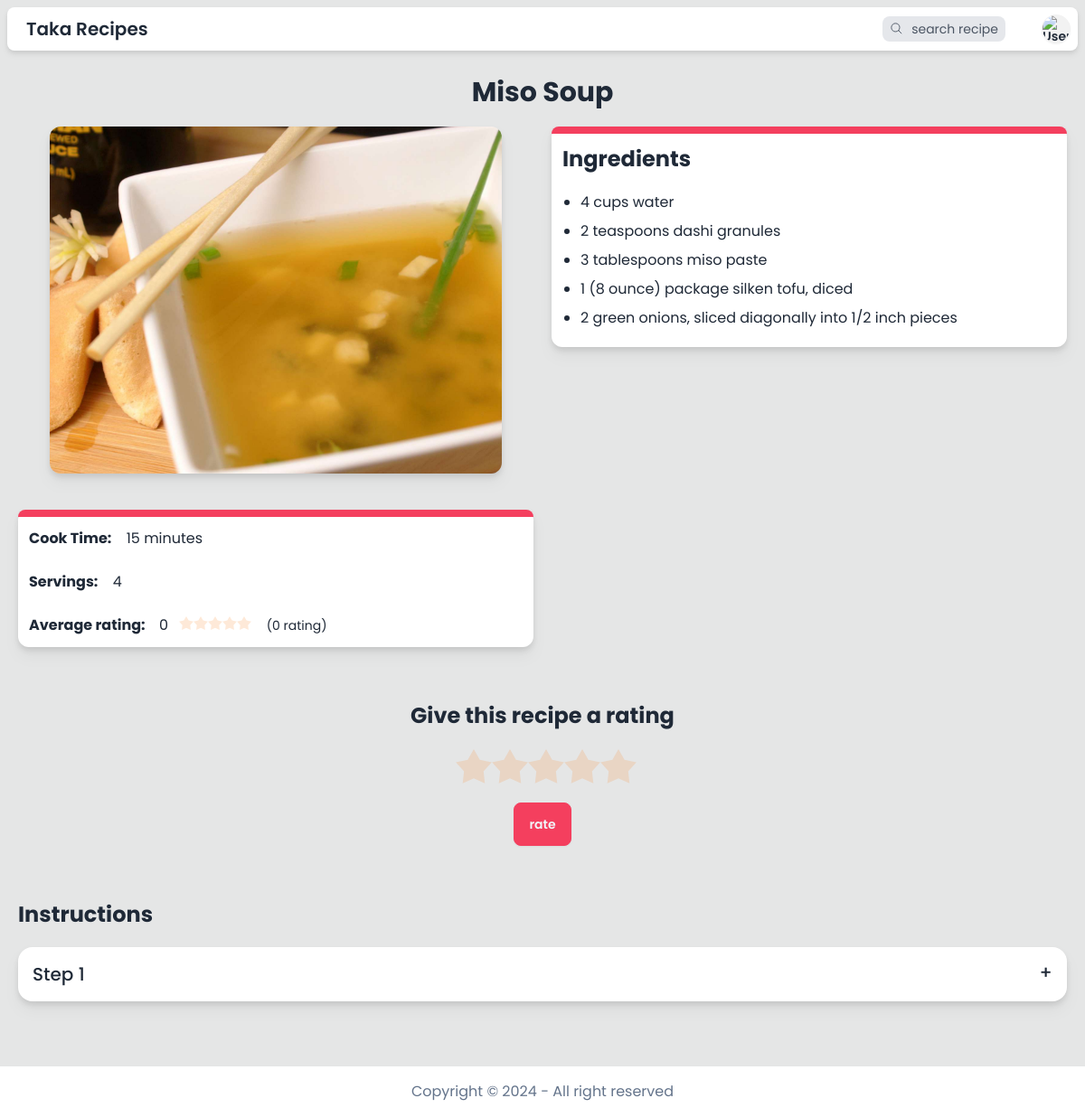
Screenshot of /recipe/2 (signed in) with the database file from the repository.
### model.py (models this page shows)
class Recipe(db.Model):
    __tablename__ = "recipe"
    id = mapped_column(Integer, primary_key=True)
    name = mapped_column(String(200), nullable=False)
    cook_time_in_minutes = mapped_column(Integer, nullable=False)
    servings = mapped_column(Integer, nullable=False)
    ingredients = mapped_column(JSON, nullable=False)
    instructions = mapped_column(JSON, nullable=False)
    image = mapped_column(String(255), nullable=False)
    datetime = mapped_column(String(100), nullable=False)
    user_id = mapped_column(Integer, ForeignKey("user.id"))
    average_rating = mapped_column(Integer, nullable=False, default=0)
    total_ratings = mapped_column(Integer, nullable=False, default=0)

### app.py (the view)
@app.route("/recipe/<recipe_id>")
@login_required
def recipe_detail(recipe_id):
    recipe = db.session.execute(db.select(Recipe).filter_by(id=recipe_id)).scalar_one_or_none()
    if not recipe:
        return render_template("error.html", error=error(HTTPStatus.NOT_FOUND))
    if recipe.cook_time_in_minutes >= 60:
        recipe.cook_time_hour = recipe.cook_time_in_minutes // 60
        recipe.cook_time_minute = recipe.cook_time_in_minutes % 60
    else:
        recipe.cook_time_hour = None
        recipe.cook_time_minute = recipe.cook_time_in_minutes
    current_user_rating = db.session.execute(db.select(Rating).filter_by(recipe_id=recipe_id, user_id=session["user_id"])).scalar_one_or_none()
    current_user_rating = current_user_rating.rating if current_user_rating else 0
    return render_template("/recipe/recipe_detail.html", recipe=recipe, current_user_rating=current_user_rating)

### helpers.py (called while the page is built)
def login_required(f):
    @wraps(f)
    def decorated_function(*args, **kwargs):
        if session.get("user_id") is None:
            return redirect("/login")
        return f(*args, **kwargs)
    return decorated_function

### templates/recipe/recipe_detail.html (shortened to what this page needs)
{% extends "template.html" %}
{% block main %}
<div class="w-screen max-w-[2000px] mx-auto p-5 mb-10">
    <p class="text-center text-3xl font-bold mb-5">{{ recipe.name }}</p>
    <div class="flex flex-col lg:flex-row items-center lg:items-start gap-10 lg:gap-5 w-full">
        <div class="w-full">
            <img class="object-cover w-full sm:w-[400px] lg:w-[500px] h-72 lg:h-96 mx-auto rounded-xl drop-shadow-lg" src="{{ url_for('static', filename=recipe.image) }}" alt="pizza">
            <div class="mt-10 drop-shadow-lg bg-base-100 rounded-xl">
                <div class="h-2 bg-accent rounded-t-xl"></div>
                <div class="grid grid-rows-2 text-sm md:text-base">
                    <div class="p-3">
                        <span class="font-bold">Cook Time:</span>
                        <span class="hover:text-rose-500 ml-3 text-right">
                            {% if recipe.cook_time_minute %}
                                {{ recipe.cook_time_minute }}{{ " minute" if recipe.cook_time_minute == 1 else " minutes"}}
                            {% endif %}
                        </span>
                    </div>
                    <div class="p-3">
                        <span class="font-bold">Servings:</span>
                        <span class="hover:text-rose-500 ml-3">{{ recipe.servings }}</span>
                    </div>
                    <div class="p-3">
                        <span class="font-bold">Average rating: </span>
                        <span class="hover:text-rose-500 ml-3">{{recipe.average_rating}}</span>
                        <span class="rating rating-sm rating-half">
                            <input type="radio" name="rating" disabled class="rating-hidden cursor-default" value="0" {{ "checked" if recipe.average_rating >= 0 }} />
                            <input type="radio" name="rating" disabled class="mask mask-star-2 mask-half-1 bg-orange-400 cursor-default" value="0.5" {{ "checked" if recipe.average_rating >= 0.5 }} />
                            <input type="radio" name="rating" disabled class="mask mask-star-2 mask-half-2 bg-orange-400 cursor-default" value="1" {{ "checked" if recipe.average_rating >= 1 }} />
                            <input type="radio" name="rating" disabled class="mask mask-star-2 mask-half-1 bg-orange-400 cursor-default" value="1.5" {{ "checked" if recipe.average_rating >= 1.5 }} />
                            <input type="radio" name="rating" disabled class="mask mask-star-2 mask-half-2 bg-orange-400 cursor-default" value="2" {{ "checked" if recipe.average_rating >= 2 }} />
                            <input type="radio" name="rating" disabled class="mask mask-star-2 mask-half-1 bg-orange-400 cursor-default" value="2.5" {{ "checked" if recipe.average_rating >= 2.5 }} />
                            <input type="radio" name="rating" disabled class="mask mask-star-2 mask-half-2 bg-orange-400 cursor-default" value="3" {{ "checked" if recipe.average_rating >= 3 }} />
                            <input type="radio" name="rating" disabled class="mask mask-star-2 mask-half-1 bg-orange-400 cursor-default" value="3.5" {{ "checked" if recipe.average_rating >= 3.5 }} />
                            <input type="radio" name="rating" disabled class="mask mask-star-2 mask-half-2 bg-orange-400 cursor-default" value="4" {{ "checked" if recipe.average_rating >= 4 }} />
                            <input type="radio" name="rating" disabled class="mask mask-star-2 mask-half-1 bg-orange-400 cursor-default" value="4.5" {{ "checked" if recipe.average_rating >= 4.5 }} />
                            <input type="radio" name="rating" disabled class="mask mask-star-2 mask-half-2 bg-orange-400 cursor-default" value="5" {{ "checked" if recipe.average_rating == 5 }} />
                        </span>
                        <span class="ml-3 text-sm">({{recipe.total_ratings}} {{ "rating" if recipe.total_ratings <= 1 else "ratings"}})</span>
                    </div>
                </div>
            </div>
        </div>
        <div class="drop-shadow-lg bg-base-100 rounded-xl w-full">
            <div class="h-2 bg-accent rounded-t-xl"></div>
            <div class="p-3">
                <h3 class="text-2xl font-bold">Ingredients</h3>
                <ul class="list-disc ml-5 mt-5 text-sm md:text-base">
                    {% for ingredient in recipe.ingredients %}
                    <li class="my-2 hover:text-rose-500">{{ ingredient }}</li>
                    {% endfor %}
                </ul>
            </div>
        </div>
    </div>
    <div class="mt-10 flex flex-col items-center py-5">
        <h2 class="font-bold text-2xl mb-5 text-center">{{ "Your rating on this recipe" if current_user_rating else "Give this recipe a rating"}}</h2>
        <form action="/recipe/{{recipe.id}}/rate" method="post" class="flex flex-col items-center">
            <div class="rating rating-lg">
                <input type="radio" name="rating" class="rating-hidden cursor-default" value="0" {{ "checked" if not current_user_rating }} />
                <input type="radio" name="rating" class="mask mask-star-2 bg-orange-400 cursor-default" value="1" {{ "checked" if current_user_rating >= 1 }} />
                <input type="radio" name="rating" class="mask mask-star-2 bg-orange-400 cursor-default" value="2" {{ "checked" if current_user_rating >= 2 }} />
                <input type="radio" name="rating" class="mask mask-star-2 bg-orange-400 cursor-default" value="3" {{ "checked" if current_user_rating >= 3 }} />
                <input type="radio" name="rating" class="mask mask-star-2 bg-orange-400 cursor-default" value="4" {{ "checked" if current_user_rating >= 4 }} />
                <input type="radio" name="rating" class="mask mask-star-2 bg-orange-400 cursor-default" value="5" {{ "checked" if current_user_rating == 5 }} />
            </div>
            <button type="submit" class="btn btn-accent mt-5">{{ "re-rate" if current_user_rating else "rate"}}</button>
        </form>
    </div>
    <div id="instructions" class="mt-10">
        <h2 class="font-bold text-2xl mb-5">Instructions</h2>
        {% for instruction in recipe.instructions %}
        <div class="collapse collapse-plus bg-base-100 my-3 drop-shadow-lg">
            <div class="collapse-title text-xl font-medium">Step {{ loop.index }}</div>
        </div>
        {% endfor %}
    </div>
</div>
{% endblock %}

### rows the page displays
Recipe: name "Miso Soup", image (picture), servings "4", average_rating "0", total_ratings "0", total_ratings "rating"

### other values shown
{{ recipe.cook_time_minute }} "15"
{{ " minute" if recipe.cook_time_minute == 1 else " minutes" }} "minutes"
{{ ingredient }} "4 cups water" "2 teaspoons dashi granules" "3 tablespoons miso paste" "1 (8 ounce) package silken tofu, diced" "2 green onions, sliced diagonally into 1/2 inch pieces"
{{ "re-rate" if current_user_rating else "rate" }} "rate"
